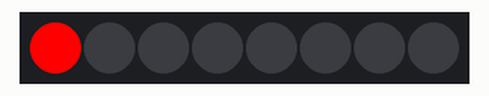
This sketch was run on a simulated ESP8266 (NodeMCU). Parts: 8 RGB LEDs in strip order, left to right. WiFi joins after 1.5 s; servers stay silent unless stated; uploads are accepted with an empty reply; what the sketch prints to the serial monitor is not drawn.

Above: at 13.87 s.
At 14.47 s:
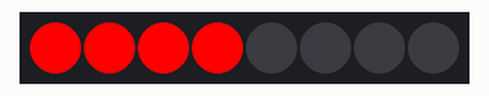
At 15.2 s:
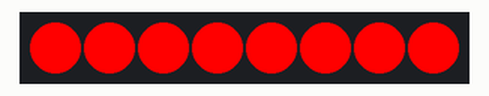

The sketch:

mass_hooting.ino
```cpp
//lys
#include <Adafruit_NeoPixel.h>
#define NUM_PIXELS 8
Adafruit_NeoPixel pixels(NUM_PIXELS, D7, NEO_GRB | NEO_KHZ800);

//wifi
#include <WiFiClientSecure.h>
#include <ESP8266WiFi.h>


const char* ssid     = "Markus  - iPhone";
const char* password = "Avalover";
const char* host = "www.dayssincethelastmassshooting.com";

void setup() {
  pixels.begin();
  Serial.begin(115200);
  delay(10);
  // We start by connecting to a WiFi network

  Serial.println();
  Serial.println();
  Serial.print("Connecting to ");
  Serial.println(ssid);

  WiFi.begin(ssid, password);

  while (WiFi.status() != WL_CONNECTED) {
    delay(500);
    Serial.print(".");
  }

  Serial.println("");
  Serial.println("WiFi connected");
  Serial.println("IP address: ");
  Serial.println(WiFi.localIP());
}

int value = 0;

void setColor(uint32_t color) {
  for (int i = 0; i < NUM_PIXELS; i++) {
    pixels.setPixelColor(i, color);
    pixels.show();
    delay(200);
  }
}
void loop() {
  delay(5000); //run every 5 seconds
  int linecounter = 0;
  String vindchillString;
  float vindchill;
  String line = "";
  ++value;

  Serial.print("connecting to ");
  Serial.println(host);

  // Use WiFiClient class to create TCP connections
  WiFiClientSecure client;
  client.setInsecure();
  const int httpsPort = 443;
  if (!client.connect(host, httpsPort)) {
    Serial.println("connection failed");
    return;
  }

  // We now create a URI for the request
  String url = "/";

  Serial.print("Requesting URL: ");
  Serial.println(url);

  // This will send the request to the server
  client.print(String("GET ") + url + " HTTP/1.1\r\n" +
               "Host: " + host + "\r\n" +
               "Connection: close\r\n\r\n");

  delay(2000); //wait a while to let the server respond (increase on shitty connections)

  // Read all the lines of the reply from server

  while (client.available()) {
    yield();
    line = client.readStringUntil('\n'); //cariage return as delimiter
    linecounter++;
    if (String(line).indexOf("single-digit") > 0) {
      Serial.print(linecounter);
      Serial.println(": " + line);
      vindchillString = line.substring(29, 32);
    }
    delay(1000);
  }

  if (line != "") //if data exists
  {
    vindchill = vindchillString.toFloat(); //parse the string as a float.
    Serial.println("String: " + String(vindchillString)); //test report
    Serial.println("float: " + String(vindchill)); //test report
  }

  Serial.println();
  Serial.println("closing connection");

  if(vindchill>=0 && vindchill <3){setColor(pixels.Color(255, 0, 0));}
  if(vindchill>=3 && vindchill <8){setColor(pixels.Color(255, 20, 0));}
  if(vindchill>=8 && vindchill <15){setColor(pixels.Color(255, 50, 0));}
  if(vindchill>=15 && vindchill <22){setColor(pixels.Color(255, 100, 0));}
  if(vindchill>=22 && vindchill <31){setColor(pixels.Color(255, 150, 0));}
  if(vindchill>=31 && vindchill <61){setColor(pixels.Color(230, 230, 0));}
  if(vindchill>61){setColor(pixels.Color(0, 255, 0));}
}
```
